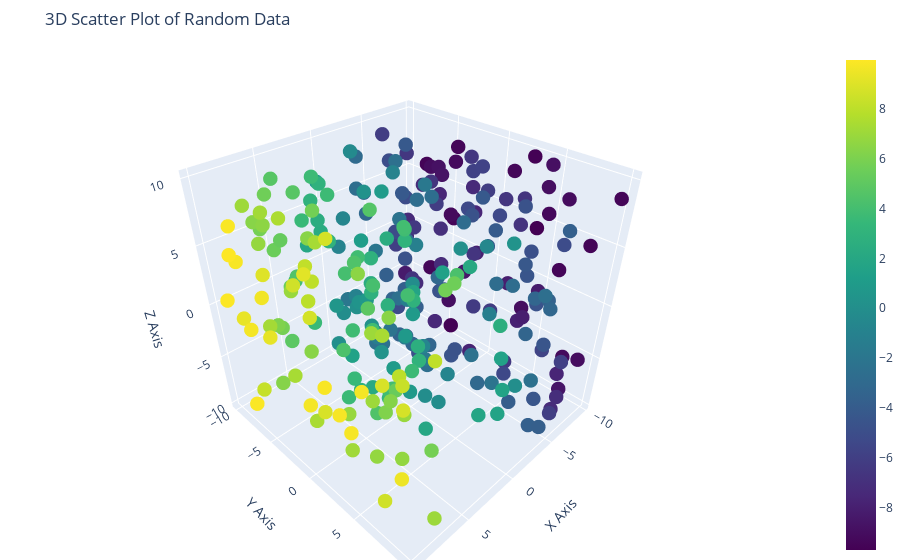

Notebook cell for this chart:
### Markdown cell above
## PLOTLY ASSIGNMENT

### 1. Using the given dataset, to generate a 3D scatter plot to visualize the distribution of data points in a three-dimensional space.

```python
np.random.seed(30)
data = {
    'X': np.random.uniform(-10, 10, 300),
    'Y': np.random.uniform(-10, 10, 300),
    'X': np.random.uniform(-10, 10, 300)
}
df = pd.DataFrame(data)
```

### Code cell
import pandas as pd
import numpy as np
import plotly.graph_objects as go

# Set a random seed for reproducibility
np.random.seed(30)

# Generate dataset
data = {
    'X': np.random.uniform(-10, 10, 300),
    'Y': np.random.uniform(-10, 10, 300),
    'Z': np.random.uniform(-10, 10, 300)  # Changed to 'Z' for the third dimension
}
df = pd.DataFrame(data)

# Create a 3D scatter plot
fig = go.Figure()

# Add scatter trace
fig.add_trace(go.Scatter3d(
    x=df['X'],
    y=df['Y'],
    z=df['Z'],
    mode='markers',
    marker=dict(
        size=5,
        color=df['X'],  # Color by X to provide some additional context
        colorscale='Viridis',  # Color scale
        showscale=True
    )
))

# Customize the layout
fig.update_layout(
    title='3D Scatter Plot of Random Data',
    scene=dict(
        xaxis_title='X Axis',
        yaxis_title='Y Axis',
        zaxis_title='Z Axis'
    ),
    margin=dict(l=0, r=0, b=0, t=50)  # Adjust margins for better visualization
)

# Show plot
fig.show()

### Figure 1 — Plotly figure (JSON) as saved in the notebook; plotly's stock layout.template omitted (floating-point values rounded to 4 significant figures; data arrays with more than 128 entries replaced by an {"elided": "..."} marker saying what was removed)
{"data": [{"marker": {"color": {"elided": "300 float values"}, "colorscale": [[0, "#440154"], [0.1111, "#482878"], [0.2222, "#3e4989"], [0.3333, "#31688e"], [0.4444, "#26828e"], [0.5556, "#1f9e89"], [0.6667, "#35b779"], [0.7778, "#6ece58"], [0.8889, "#b5de2b"], [1, "#fde725"]], "showscale": true, "size": 5}, "mode": "markers", "type": "scatter3d", "x": {"elided": "300 float values"}, "y": {"elided": "300 float values"}, "z": {"elided": "300 float values"}}], "layout": {"margin": {"b": 0, "l": 0, "r": 0, "t": 50}, "scene": {"xaxis": {"title": {"text": "X Axis"}}, "yaxis": {"title": {"text": "Y Axis"}}, "zaxis": {"title": {"text": "Z Axis"}}}, "title": {"text": "3D Scatter Plot of Random Data"}}}
